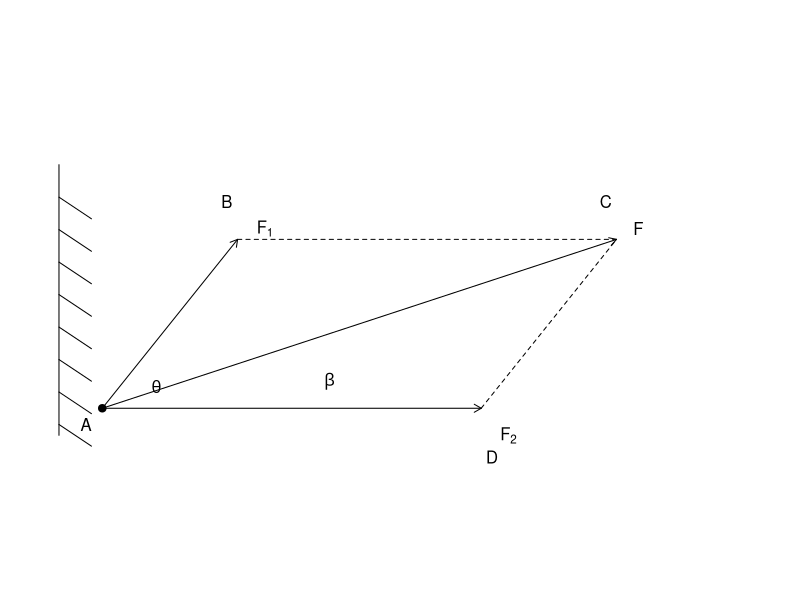
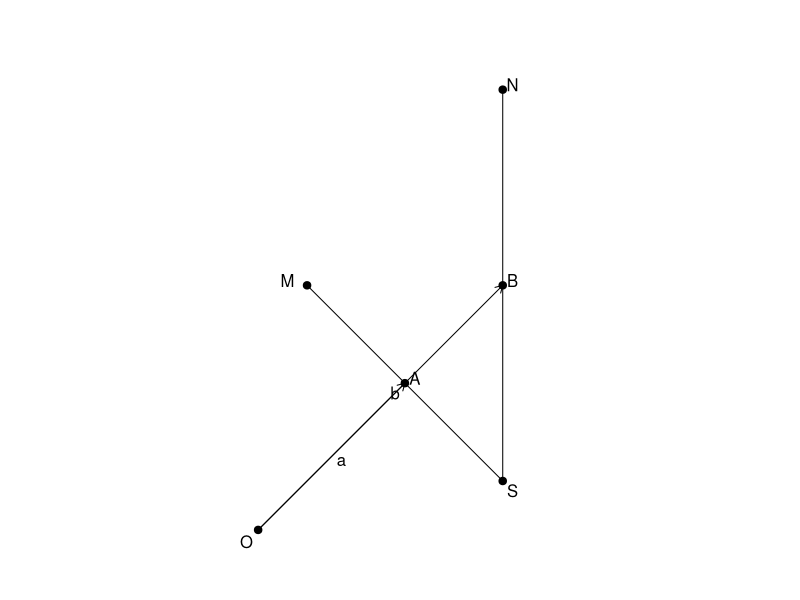
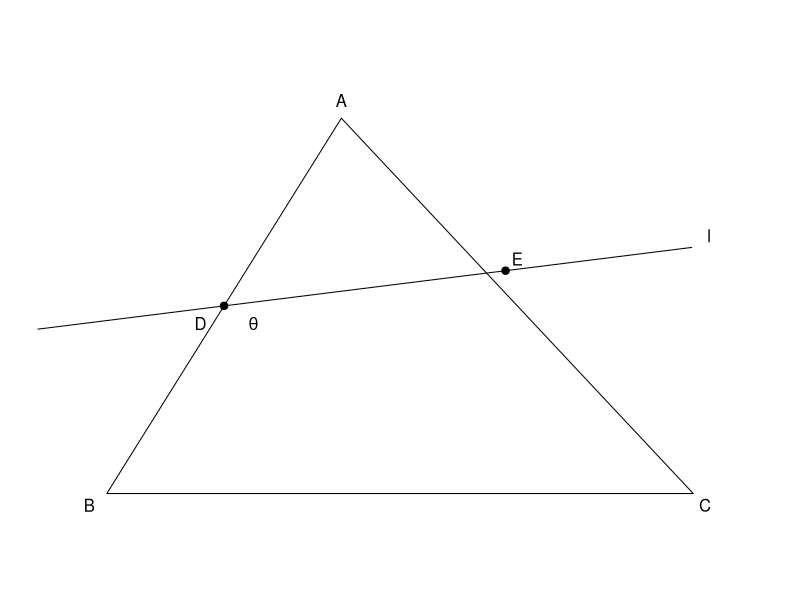

The R source for these figures, in order:
setwd("C:/Users/18904/Github/senior-mathematics/codes")
if(!dir.exists("../figures"))dir.create("../figures")

# week51-1: support point A under forces F1, F2 and resultant F (Review 6 Review #10)
# |F1|=40 at angle theta (cos=5/8), |F2|=70 horizontal, |F|=100
draw1=function(){
  par(mar=c(1,1,1,1))
  plot(0,0,type="n",xlim=c(-0.1,1.2),ylim=c(-0.1,0.5),asp=1,axes=FALSE,xlab="",ylab="")
  A=c(0,0)
  F1=c(0.25,0.312); F2=c(0.70,0); F=c(0.95,0.312)
  lines(c(-0.08,-0.08),c(-0.05,0.45))
  for(yy in seq(-0.03,0.43,by=0.06)) lines(c(-0.08,-0.02),c(yy,yy-0.04))
  arrows(A[1],A[2],F1[1],F1[2],length=0.08)
  arrows(A[1],A[2],F2[1],F2[2],length=0.08)
  arrows(A[1],A[2],F[1],F[2],length=0.08)
  text(F1[1]+0.05,F1[2]+0.02,expression(F[1])); text(F2[1]+0.05,F2[2]-0.05,expression(F[2])); text(F[1]+0.04,F[2]+0.02,"F")
  lines(c(F1[1],F[1]),c(F1[2],F[2]),lty=2)
  lines(c(F2[1],F[1]),c(F2[2],F[2]),lty=2)
  text(F1[1]-0.02,F1[2]+0.07,"B"); text(F2[1]+0.02,F2[2]-0.09,"D"); text(F[1]-0.02,F[2]+0.07,"C")
  text(0.10,0.04,expression(theta)); text(0.42,0.05,expression(beta))
  points(0,0,pch=19); text(-0.03,-0.03,"A")
}
cairo_pdf("../figures/week51-1.pdf",width=4,height=4,family="SimSun");draw1();dev.off()
svglite::svglite("../figures/week51-1.svg",width=4,height=4);draw1();dev.off()

# week51-2: OA=a, OB=b, M reflected about A to S, S about B to N (Review 6 Comprehensive #16)
draw2=function(){
  par(mar=c(1,1,1,1))
  plot(0,0,type="n",xlim=c(-0.3,3.2),ylim=c(-0.3,5.0),asp=1,axes=FALSE,xlab="",ylab="")
  O=c(0,0); A=c(1.5,1.5); B=c(2.5,2.5); M=c(0.5,2.5); S=2*A-M; N=2*B-S
  arrows(O[1],O[2],A[1],A[2],length=0.08)
  arrows(O[1],O[2],B[1],B[2],length=0.08)
  lines(c(M[1],S[1]),c(M[2],S[2]))
  lines(c(S[1],N[1]),c(S[2],N[2]))
  pts=list(O,A,B,M,S,N)
  for(p in pts) points(p[1],p[2],pch=19)
  text(O[1]-0.12,O[2]-0.12,"O"); text(A[1]+0.1,A[2]+0.05,"A"); text(B[1]+0.1,B[2]+0.05,"B")
  text(M[1]-0.2,M[2]+0.05,"M"); text(S[1]+0.1,S[2]-0.1,"S"); text(N[1]+0.1,N[2]+0.05,"N")
  text(0.85,0.7,expression(a)); text(1.4,1.4,expression(b))
}
cairo_pdf("../figures/week51-2.pdf",width=4,height=4,family="SimSun");draw2();dev.off()
svglite::svglite("../figures/week51-2.svg",width=4,height=4);draw2();dev.off()

# week51-3: line l cuts triangle ABC at D on AB and E on AC, angle ADE=theta (Review 6 Extended #19)
draw3=function(){
  par(mar=c(1,1,1,1))
  plot(0,0,type="n",xlim=c(-0.5,5.5),ylim=c(-0.5,3.8),asp=1,axes=FALSE,xlab="",ylab="")
  A=c(2,3.2); B=c(0,0); C=c(5,0)
  polygon(rbind(A,B,C),border=1)
  D=c(1.0,1.6); E=c(3.4,1.9)
  d=E-D; u=d/sqrt(sum(d*d))
  p1=D-1.6*u; p2=E+1.6*u
  lines(c(p1[1],p2[1]),c(p1[2],p2[2]))
  text(p2[1]+0.15,p2[2]+0.1,"l")
  points(D[1],D[2],pch=19); points(E[1],E[2],pch=19)
  text(A[1],A[2]+0.15,"A"); text(B[1]-0.15,B[2]-0.1,"B"); text(C[1]+0.1,C[2]-0.1,"C")
  text(D[1]-0.2,D[2]-0.15,"D"); text(E[1]+0.1,E[2]+0.1,"E")
  text(1.25,1.45,expression(theta))
}
cairo_pdf("../figures/week51-3.pdf",width=4,height=4,family="SimSun");draw3();dev.off()
svglite::svglite("../figures/week51-3.svg",width=4,height=4);draw3();dev.off()
